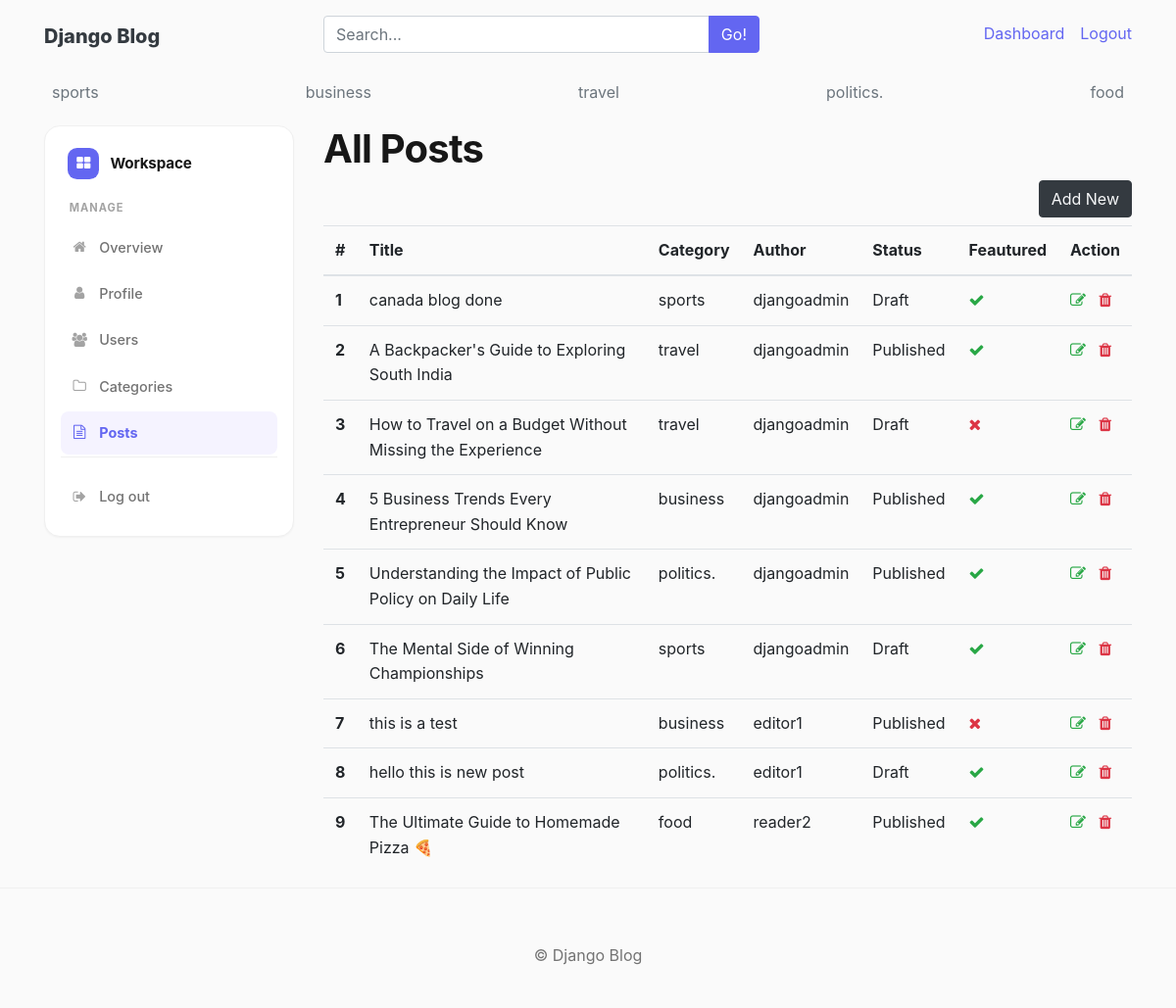
The page /dashboard/posts/ (signed in) on the database its author committed.
### blogs/models.py (models this page shows, shortened)
class Category(models.Model):
    category_name = models.CharField(max_length=50, unique=True)
    created_at = models.DateField(auto_now_add=True)
    updated_at = models.DateField(auto_now=True)
    def __str__(self):
        return self.category_name
    class Meta:
        verbose_name_plural = 'categories'

class Blog(models.Model):
    title = models.CharField(max_length=100)
    slug = models.SlugField(
        max_length=150,
        unique=True,
        blank=True
    )
    category = models.ForeignKey(Category, on_delete=models.CASCADE)
    author = models.ForeignKey(User, on_delete=models.CASCADE)
    featured_image = models.ImageField(upload_to='uploads/%Y/%m/%d')
    short_description = models.TextField(max_length=500)
    blog_body = models.TextField(max_length=2000)
    status = models.CharField(
        max_length=20,
        choices=STATUS_CHOICES,
        default="Draft"
    )
    is_featured = models.BooleanField(default=False)
    created_at = models.DateTimeField(auto_now_add=True)
    updated_at = models.DateTimeField(auto_now=True)

### dashboards/views.py (the view)
# urls.py: path('posts/',views.posts,name='posts'),
def posts(request):
    require_authenticated(request.user)
    posts=Blog.objects.all() if request.user.is_staff else Blog.objects.filter(author=request.user)
    context={
        'posts':posts
    }
    return render(request,'dashboard/posts.html',context)

### blogs/context_processors.py (called while the page is built)
def get_categories(request):
    categories=Category.objects.all()
    blog_suggestions = Blog.objects.filter(status='Published').order_by('title').values_list('title', flat=True)
    return dict(categories=categories, blog_suggestions=blog_suggestions)

### dashboards/views.py (called while the page is built)
def require_authenticated(user):
    if not user.is_authenticated:
        raise PermissionDenied

### templates/dashboard/posts.html (shortened to what this page needs)
{% extends 'base.html' %}
{% block content %}
<div class="row">
    {% include 'dashboard/sidebar.html' %}
    <div class="col-md-9">
        <h1>All Posts</h1>
        {% if user.is_authenticated %}<a href="{%url 'add_post'%}" class="btn btn-dark text-light float-right mb-2">Add New</a>{% endif %}
        <table class="table table-hover">
  <thead>
    <tr>
      <th >#</th>
      <th >Title</th>
      <th >Category</th>
      <th >Author</th>
      <th>Status</th>
      <th>Feautured</th>
      <th>Action</th>
    </tr>
  </thead>
  <tbody>
    {%for post in posts %}
    <tr>
      <th >{{forloop.counter}}</th>
      <td>{{post.title}}</td>
      <td>{{post.category}}</td>
      <td>{{post.author}}</td>
      <td>{{post.status}}</td>
      <td>{% if post.is_featured%}<i class="fa fa-check text-success"></i>{%else%}<i class="fa fa-times text-danger"></i>{%endif%}</td>
      <td>
        {% if user.is_staff or post.author == user %}
        <a href="{%url 'edit_post' post.id%}"><i class="fa fa-edit text-success"></i></a>
        <a href="{%url 'delete_post' post.id%}"><i class="fa fa-trash text-danger"></i></a>
        {% endif %}
    </td>
    </tr>
    {%endfor%}
  </tbody>
</table>
    </div>
</div>
{% endblock %}

### templates/base.html (shortened to what this page needs)
{% load static %}
<!DOCTYPE html>
<html lang="en">
<head>
    <link rel="stylesheet"
          href="https://cdn.jsdelivr.net/npm/bootstrap@4.6.2/dist/css/bootstrap.min.css">
    <link href="{% static 'CSS/blog.css' %}" rel="stylesheet">
    <link href="https://maxcdn.bootstrapcdn.com/font-awesome/4.7.0/css/font-awesome.min.css" rel="stylesheet">
</head>
<body>
<div class="container">
    <header class="blog-header py-3">
        <div class="row justify-content-between align-items-center">
            <div class="col-12 col-md-3 pt-1 text-center text-md-left">
                <a class="blog-header-logo text-dark" href="/">
                    Django Blog
                </a>
            </div>
            <div class="col-12 col-md-5 my-2 my-md-0">
                <form method="get" action="{% url 'search' %}">
                    <div class="input-group">
                        <input type="text"
                               class="form-control"
                               name="q"
                               value="{{ keyword }}"
                               list="header-blog-title-suggestions"
                               placeholder="Search...">
                        <span class="input-group-append">
                            <button class="btn btn-primary" type="submit">
                                Go!
                            </button>
                        </span>
                    </div>
                </form>
            </div>
            <div class="col-12 col-md-4 d-flex justify-content-center justify-content-md-end align-items-center">
                {% if not user.is_authenticated %}
                    <a class="btn btn-sm btn-warning" href="{% url 'login' %}">
                        Login
                    </a>
                    &nbsp;
                    <a class="btn btn-sm btn-outline-secondary" href="{% url 'register' %}">
                        Register
                    </a>
                {% elif user.is_authenticated %}
                    <span>
                        <a href="{% url 'dashboard' %}">
                            Dashboard
                        </a>
                    </span>
                    <span>
                        <a href="{% url 'logout' %}">
                            Logout
                        </a>
                    </span>
                {% else %}
                    <span>
                        <a href="{% url 'logout' %}">
                            Logout
                        </a>
                    </span>
                {% endif %}
            </div>
        </div>
    </header>
    <div class="nav-scroller py-1 mb-2">
        <nav class="nav d-flex justify-content-between">
            {% for cat in categories %}
                <a class="p-2 text-muted"
                   href="{% url 'posts_by_category' cat.id %}">
                    {{ cat.category_name }}
                </a>
            {% endfor %}
        </nav>
    </div>
    {% block content %}
    {% endblock %}
</div>
<footer class="blog-footer">
    <p class="mt-3">
        © {{ now.year }} Django Blog
    </p>
</footer>
</body>
</html>

### blog_main/static/CSS/blog.css (style rules this page uses)
:root { --color-bg: #fafafa; --color-surface: #ffffff; --color-text: #171717; --color-text-muted: #737373; --color-text-light: #a3a3a3; --color-border: #e5e5e5; --color-border-light: #f0f0f0; --color-accent: #6366f1; --color-accent-hover: #4f46e5; --color-accent-light: #eef2ff; --color-accent-subtle:#f5f3ff; --radius-sm: 8px; --radius-md: 12px; --radius-lg: 16px; --radius-xl: 20px; --radius-pill:999px; --shadow-xs: 0 1px 2px rgba(0, 0, 0, 0.04); --shadow-sm: 0 1px 3px rgba(0, 0, 0, 0.06), 0 1px 2px rgba(0, 0, 0, 0.04); --shadow-md: 0 4px 12px rgba(0, 0, 0, 0.08); --shadow-lg: 0 8px 24px rgba(0, 0, 0, 0.10); --font-sans: 'Inter', system-ui, -apple-system, sans-serif; --transition: 0.2s ease; }
*, *::before, *::after { box-sizing: border-box; }
body { font-family: var(--font-sans); font-size: 1rem; line-height: 1.6; color: var(--color-text); background-color: var(--color-bg); -webkit-font-smoothing: antialiased; -moz-osx-font-smoothing: grayscale; }
h1, h2, h3, h4, h5, h6 { font-family: var(--font-sans); font-weight: 700; letter-spacing: -0.02em; color: var(--color-text); }
a { color: var(--color-accent); text-decoration: none; transition: color var(--transition); }
.btn-primary { background-color: var(--color-accent) !important; border-color: var(--color-accent) !important; }
.blog-header-logo { font-family: var(--font-sans); font-size: 1.25rem; font-weight: 800; }
.blog-footer { padding: 2.5rem 0; color: var(--color-text-muted); text-align: center; background-color: var(--color-bg); border-top: 1px solid var(--color-border-light); }
.blog-footer p:last-child { margin-bottom: 0; }

### rows shown on the page
Category: category_name "sports"
Category: category_name "business"
Category: category_name "travel"
Category: category_name "politics."
Category: category_name "food"
Blog: title "canada blog done", category "sports", author "djangoadmin", status "Draft", is_featured True (drawn)
Blog: title "A Backpacker's Guide to Exploring South India", category "travel", author "djangoadmin", status "Published", is_featured True (drawn)
Blog: title "How to Travel on a Budget Without Missing the Experience", category "travel", author "djangoadmin", status "Draft", is_featured False (drawn)
Blog: title "5 Business Trends Every Entrepreneur Should Know", category "business", author "djangoadmin", status "Published", is_featured True (drawn)
Blog: title "Understanding the Impact of Public Policy on Daily Life", category "politics.", author "djangoadmin", status "Published", is_featured True (drawn)
Blog: title "The Mental Side of Winning Championships", category "sports", author "djangoadmin", status "Draft", is_featured True (drawn)
Blog: title "this is a test", category "business", author "editor1", status "Published", is_featured False (drawn)
Blog: title "hello this is new post", category "politics.", author "editor1", status "Draft", is_featured True (drawn)
Blog: title "The Ultimate Guide to Homemade Pizza 🍕", category "food", author "reader2", status "Published", is_featured True (drawn)
